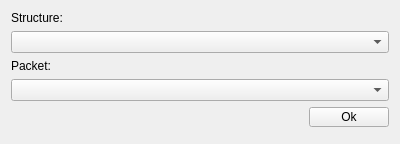
<?xml version="1.0" encoding="UTF-8"?>
<ui version="4.0">
 <class>Form</class>
 <widget class="QWidget" name="Form">
  <property name="geometry">
   <rect>
    <x>0</x>
    <y>0</y>
    <width>400</width>
    <height>143</height>
   </rect>
  </property>
  <property name="windowTitle">
   <string>Select Packet to Simulate</string>
  </property>
  <layout class="QVBoxLayout" name="verticalLayout_2">
   <item>
    <layout class="QVBoxLayout" name="verticalLayout">
     <item>
      <widget class="QLabel" name="label">
       <property name="text">
        <string>Structure:</string>
       </property>
      </widget>
     </item>
     <item>
      <widget class="QComboBox" name="structureBox"/>
     </item>
     <item>
      <widget class="QLabel" name="label_2">
       <property name="text">
        <string>Packet:</string>
       </property>
      </widget>
     </item>
     <item>
      <widget class="QComboBox" name="packetBox">
       <property name="enabled">
        <bool>true</bool>
       </property>
      </widget>
     </item>
     <item>
      <layout class="QHBoxLayout" name="horizontalLayout_2">
       <property name="bottomMargin">
        <number>6</number>
       </property>
       <item>
        <spacer name="horizontalSpacer">
         <property name="orientation">
          <enum>Qt::Horizontal</enum>
         </property>
         <property name="sizeHint" stdset="0">
          <size>
           <width>40</width>
           <height>20</height>
          </size>
         </property>
        </spacer>
       </item>
       <item>
        <widget class="QPushButton" name="okButton">
         <property name="maximumSize">
          <size>
           <width>80</width>
           <height>20</height>
          </size>
         </property>
         <property name="text">
          <string>Ok</string>
         </property>
        </widget>
       </item>
      </layout>
     </item>
     <item>
      <spacer name="verticalSpacer">
       <property name="orientation">
        <enum>Qt::Vertical</enum>
       </property>
       <property name="sizeHint" stdset="0">
        <size>
         <width>20</width>
         <height>40</height>
        </size>
       </property>
      </spacer>
     </item>
    </layout>
   </item>
  </layout>
 </widget>
 <resources/>
 <connections/>
</ui>
